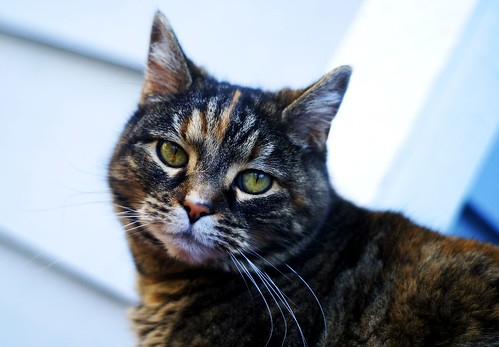
#> input picture week5/imageNet/cat1.jpg, 499 x 347 px
$ python cv0204.py
#> lines starting #> are read from the running program, lines starting #| are printed output that depends on the picture; after the words box and inside, x2 and y2 are one past the last pixel; in counts of white or black regions, pixels touching at a corner belong together
import cv2

#픽셀 밝기값이 특정 임계값보다 높으면 흰색, 낮으면 검은색 변환
img = cv2.imread('./imageNet/cat1.jpg', cv2.IMREAD_GRAYSCALE)
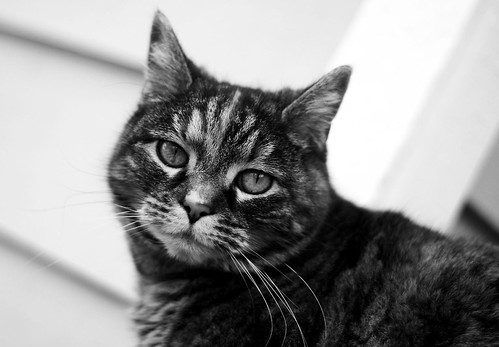
#> img: shape (347, 499); min 0, max 255, mean 149.4
ret, thresh = cv2.threshold(img, 0, 255, cv2.THRESH_BINARY + cv2.THRESH_OTSU)
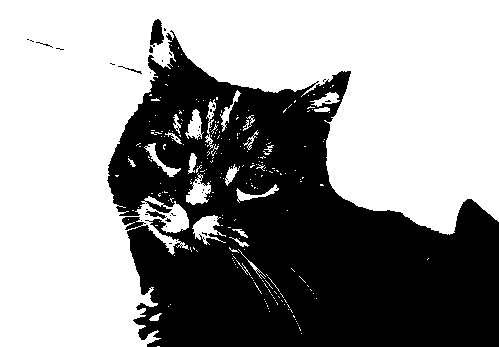
#> thresh: shape (347, 499); 58.4% white; 40 black regions (35 under 20 px), largest, box (x1, y1, x2, y2) and area: (107, 30, 499, 347) 71507, (150, 19, 164, 47) 259, (146, 211, 167, 219) 71, (118, 66, 142, 74) 35, (149, 46, 153, 53) 21
#> ret = 134
cv2.imshow('thresholding', thresh)

gaussian = cv2.GaussianBlur(img, (15, 15), 0)  #핵심, 사진흐리게하기
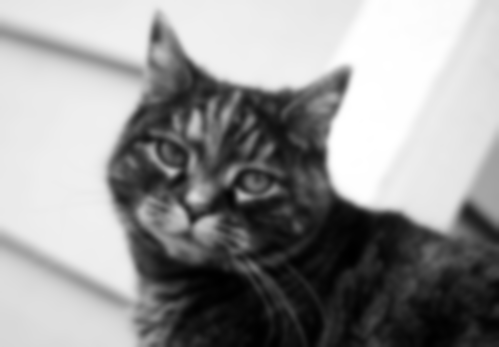
#> gaussian: shape (347, 499); min 0, max 255, mean 149.4
cv2.imshow('blur', gaussian)

cv2.waitKey(0) #
cv2.destroyAllWindows()

$ run again, with week5/imageNet/cat2.jpg copied over week5/imageNet/cat1.jpg
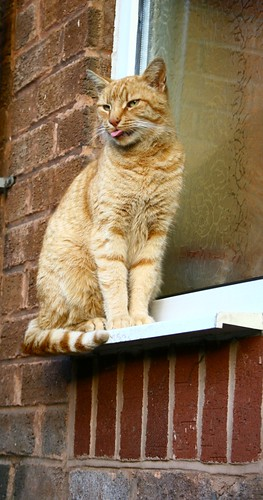
#> input picture week5/imageNet/cat2.jpg, 263 x 500 px
#> `ret, thresh = cv2.threshold(img, 0, 255, cv2.THRESH_BINARY + cv2.THRES..`:
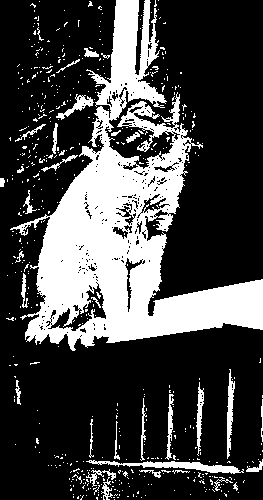
#> thresh: shape (500, 263); 26.8% white; 520 white regions (486 under 20 px), largest, box (x1, y1, x2, y2) and area: (10, 0, 263, 351) 30054, (86, 460, 244, 474) 778, (227, 369, 235, 459) 377
#> ret = 140
#> `gaussian = cv2.GaussianBlur(img, (15, 15), 0)`:
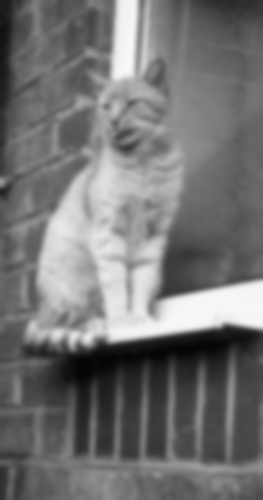
#> gaussian: shape (500, 263); min 3, max 248, mean 115.5

$ run again, with week5/imageNet/english.jpg copied over week5/imageNet/cat1.jpg
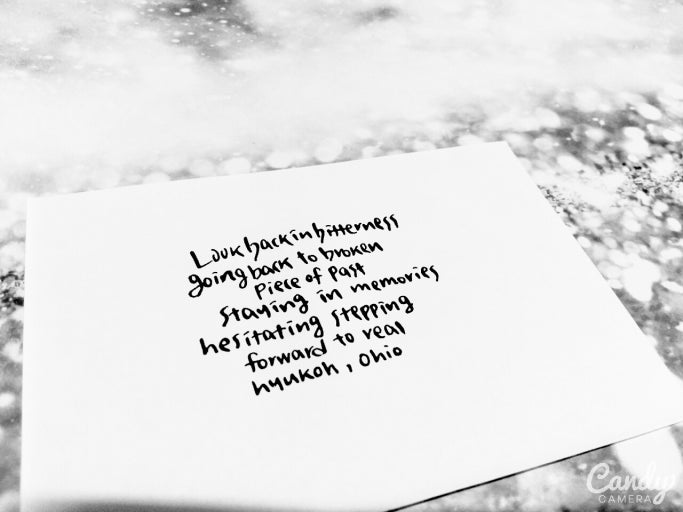
#> input picture week5/imageNet/english.jpg, 683 x 512 px
#> img is the input picture: shape (512, 683); min 0, max 255, mean 228.9
#> `ret, thresh = cv2.threshold(img, 0, 255, cv2.THRESH_BINARY + cv2.THRES..`:
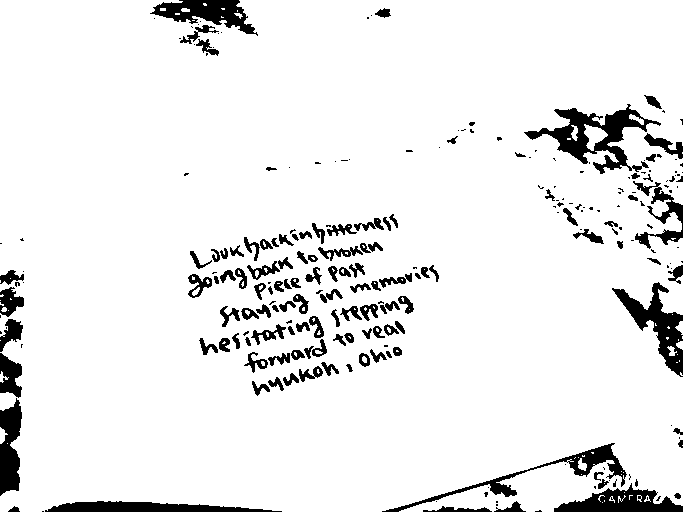
#> thresh: shape (512, 683); 92.1% white; 237 black regions (115 under 20 px), largest, box (x1, y1, x2, y2) and area: (524, 104, 661, 174) 3011, (612, 282, 683, 377) 2153, (554, 483, 683, 512) 1889
#> ret = 178
#> `gaussian = cv2.GaussianBlur(img, (15, 15), 0)`:
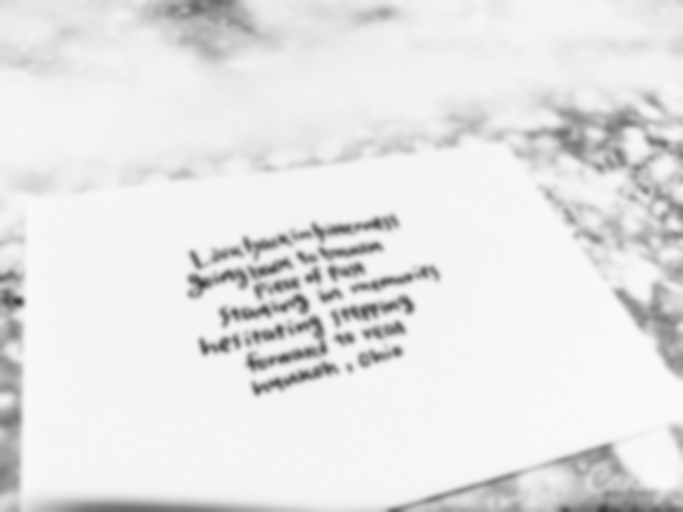
#> gaussian: shape (512, 683); min 57, max 250, mean 228.9

$ run again, with week5/imageNet/jindo.JPG copied over week5/imageNet/cat1.jpg
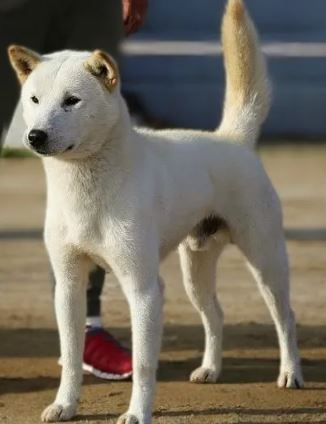
#> input picture week5/imageNet/jindo.JPG, 326 x 424 px
#> `ret, thresh = cv2.threshold(img, 0, 255, cv2.THRESH_BINARY + cv2.THRES..`:
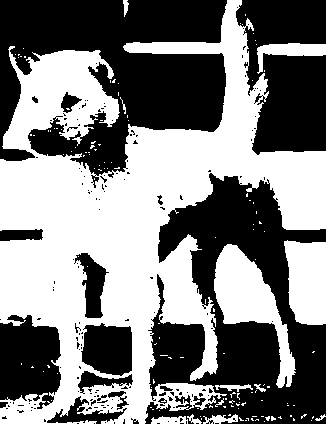
#> thresh: shape (424, 326); 49.5% white; 134 white regions (121 under 20 px), largest, box (x1, y1, x2, y2) and area: (0, 0, 326, 424) 58954, (214, 244, 296, 388) 4402, (284, 240, 326, 325) 3032
#> ret = 110
#> `gaussian = cv2.GaussianBlur(img, (15, 15), 0)`:
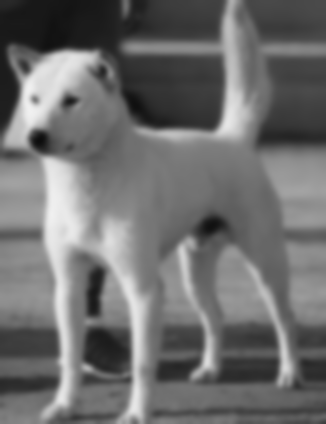
#> gaussian: shape (424, 326); min 13, max 240, mean 110.2
